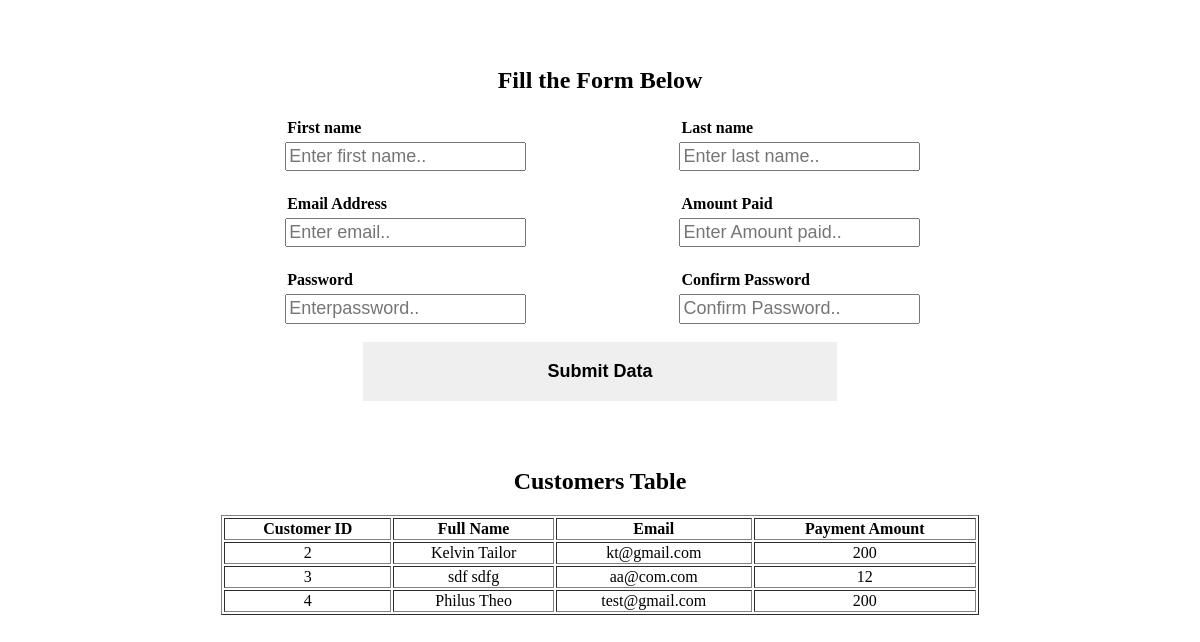
The page / on the database its author committed.
### tables this page shows
CREATE TABLE `users` (
  `user_id` int(11) NOT NULL,
  `firstName` varchar(225) NOT NULL,
  `lastName` varchar(225) NOT NULL,
  `email` varchar(225) NOT NULL,
  `password` varchar(225) NOT NULL,
  `amount` int(11) NOT NULL
);

### index.php (the view, shortened to what this page needs)
<?php
    function printTable(){
        require "./php/dbconfig.php";
        $query_select = "SELECT * FROM users";
        $run = mysqli_query($connect, $query_select);
        $num = mysqli_num_rows($run);
        if($num == 0){
            echo "<tr colspan = '4'><td>No data in database</td></tr>";
        }else{
            while($result = mysqli_fetch_assoc($run)):
                echo "<tr>
                    <td>".$result['user_id']."</td>
                    <td>".$result['firstName']." ".$result['lastName']."</td>
                    <td>".$result['email']."</td>
                    <td>".$result['amount']."</td>
                    </tr>";
            endwhile;
        }
    }
?>
<!DOCTYPE html>
<html lang="en">
<head>
    <link rel="stylesheet" href="./css/style.css">
</head>
<body>
    <form action="index.php" method="post" autocomplete = "off">
        <h2>Fill the Form Below</h2>
        <div class="row">
            <div class="input-group">
                <label for="firstName">First name</label>
                <input type="text" name = "firstName" placeholder="Enter first name..">
            </div>
            <div class="input-group">
                <label for="lastName">Last name</label>
                <input type="text" name = "lastName" placeholder="Enter last name..">
            </div>
        </div>
        <div class="row">
            <div class="input-group">
                <label for="email">Email Address</label>
                <input type="email" name = "email" placeholder="Enter email..">
            </div>
            <div class="input-group">
                <label for="amount">Amount Paid</label>
                <input type="text" name = "amount" placeholder="Enter Amount paid..">
            </div>
        </div>
        <div class="row">
            <div class="input-group">
                <label for="password">Password</label>
                <input type="password" name = "password" placeholder="Enterpassword..">
            </div>
            <div class="input-group">
                <label for="confirmPassword">Confirm Password</label>
                <input type="password" name = "confirmPassword" placeholder="Confirm Password..">
            </div>
        </div>
        <div class="row">
            <button type="submit" name = "insert">Submit Data</button>
        </div>
    </form>
    <div class="table">
        <h2>Customers Table</h2>
        <table class="table" border = '01xzx'>
          <thead>
            <tr>
              <th>Customer ID</th>
              <th>Full Name</th>
              <th>Email</th>
              <th>Payment Amount</th>
            </tr>
          </thead>
          <tbody>
            <?php printTable(); ?>
          </tbody>
        </table>
      </div>
</body>
</html>

### css/style.css (style rules this page uses)
form { width: 80%; margin: 2% auto; align-items: center; justify-content: center; text-align: center; padding: 2%; }
.row { display: flex; justify-content: space-evenly; margin-bottom: 2%; }
.row label { display: block; margin: 2% 1%; font-weight: bold; text-align: left; }
.row input { padding: 1%; font-size: 18px; }
button { padding: 2%; border: none; width: 50%; font-weight: bold; font-size: 18px; cursor: pointer; }
.table { width: 80%; margin: auto; align-items: center; justify-content: center; text-align: center; }

### rows shown on the page
users: user_id "2", firstName "Kelvin", lastName "Tailor", email "kt@gmail.com", amount "200"
users: user_id "3", firstName "sdf", lastName "sdfg", email "aa@com.com", amount "12"
users: user_id "4", firstName "Philus", lastName "Theo", email "test@gmail.com", amount "200"
